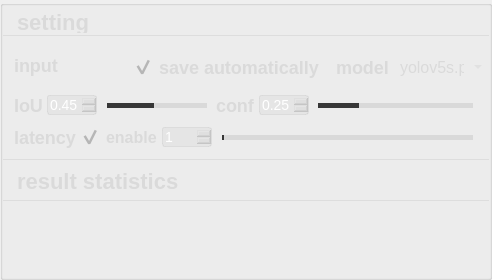
          <widget class="QGroupBox" name="groupBox_8">
           <property name="minimumSize">
            <size>
             <width>48</width>
             <height>0</height>
            </size>
           </property>
           <property name="maximumSize">
            <size>
             <width>16777215</width>
             <height>280</height>
            </size>
           </property>
           <property name="styleSheet">
            <string notr="true">#groupBox_8{
background-color: rgba(75, 75, 75, 20);
border: 0px solid #42adff;
border-radius:0px;}
</string>
           </property>
           <property name="title">
            <string/>
           </property>
           <layout class="QVBoxLayout" name="verticalLayout_8" stretch="0,0,0,0,0,0,0">
            <property name="spacing">
             <number>11</number>
            </property>
            <property name="leftMargin">
             <number>0</number>
            </property>
            <property name="topMargin">
             <number>0</number>
            </property>
            <property name="rightMargin">
             <number>0</number>
            </property>
            <property name="bottomMargin">
             <number>0</number>
            </property>
            <item>
             <widget class="QGroupBox" name="groupBox_2">
              <property name="minimumSize">
               <size>
                <width>0</width>
                <height>30</height>
               </size>
              </property>
              <property name="maximumSize">
               <size>
                <width>16777215</width>
                <height>42</height>
               </size>
              </property>
              <property name="styleSheet">
               <string notr="true">#groupBox_2{
border: 0px solid #42adff;
border-bottom: 1px solid rgba(200, 200, 200,100);
border-radius:0px;}</string>
              </property>
              <property name="title">
               <string/>
              </property>
              <layout class="QHBoxLayout" name="horizontalLayout_35">
               <property name="leftMargin">
                <number>11</number>
               </property>
               <property name="topMargin">
                <number>0</number>
               </property>
               <property name="rightMargin">
                <number>11</number>
               </property>
               <property name="bottomMargin">
                <number>0</number>
               </property>
               <item>
                <widget class="QLabel" name="label_5">
                 <property name="minimumSize">
                  <size>
                   <width>0</width>
                   <height>0</height>
                  </size>
                 </property>
                 <property name="maximumSize">
                  <size>
                   <width>16777215</width>
                   <height>40</height>
                  </size>
                 </property>
                 <property name="styleSheet">
                  <string notr="true">QLabel
{
	font-size: 22px;
	font-family: &quot;Microsoft YaHei&quot;;
	font-weight: bold;
 		border-radius:9px;
		background:rgba(66, 195, 255, 0);
color: rgb(218, 218, 218);

}
</string>
                 </property>
                 <property name="text">
                  <string>setting</string>
                 </property>
                </widget>
               </item>
               <item>
                <spacer name="horizontalSpacer_13">
                 <property name="orientation">
                  <enum>Qt::Horizontal</enum>
                 </property>
                 <property name="sizeHint" stdset="0">
                  <size>
                   <width>37</width>
                   <height>39</height>
                  </size>
                 </property>
                </spacer>
               </item>
              </layout>
             </widget>
            </item>
            <item>
             <layout class="QHBoxLayout" name="horizontalLayout_2">
              <property name="leftMargin">
               <number>11</number>
              </property>
              <property name="rightMargin">
               <number>11</number>
              </property>
             </layout>
            </item>
            <item>
             <layout class="QHBoxLayout" name="horizontalLayout_9">
              <property name="leftMargin">
               <number>11</number>
              </property>
              <property name="rightMargin">
               <number>0</number>
              </property>
              <item>
               <widget class="QLabel" name="label_10">
                <property name="maximumSize">
                 <size>
                  <width>80</width>
                  <height>16777215</height>
                 </size>
                </property>
                <property name="styleSheet">
                 <string notr="true">QLabel
{
	font-size: 18px;
	font-family: &quot;Microsoft YaHei&quot;;
	font-weight: bold;
 		border-radius:9px;
		background:rgba(66, 195, 255, 0);
color: rgb(218, 218, 218);
}
</string>
                </property>
                <property name="text">
                 <string>input</string>
                </property>
               </widget>
              </item>
              <item>
               <layout class="QHBoxLayout" name="horizontalLayout_11">
                <item>
                 <widget class="QGroupBox" name="groupBox_5">
                  <property name="styleSheet">
                   <string notr="true">#groupBox_5{
background-color: rgba(48,148,243,0);
border: 0px solid #42adff;
border-left: 0px solid #d9d9d9;
border-right: 0px solid rgba(29, 83, 185, 255);
border-radius:0px;}</string>
                  </property>
                  <property name="title">
                   <string/>
                  </property>
                  <layout class="QHBoxLayout" name="horizontalLayout_8">
                   <property name="leftMargin">
                    <number>0</number>
                   </property>
                   <property name="topMargin">
                    <number>0</number>
                   </property>
                   <property name="rightMargin">
                    <number>0</number>
                   </property>
                   <property name="bottomMargin">
                    <number>0</number>
                   </property>
                   <item>
                    <widget class="QPushButton" name="fileButton">
                     <property name="minimumSize">
                      <size>
                       <width>55</width>
                       <height>28</height>
                      </size>
                     </property>
                     <property name="maximumSize">
                      <size>
                       <width>16777215</width>
                       <height>28</height>
                      </size>
                     </property>
                     <property name="toolTip">
                      <string>file</string>
                     </property>
                     <property name="styleSheet">
                      <string notr="true">QPushButton{font-family: &quot;Microsoft YaHei&quot;;
font-size: 14px;
font-weight: bold;
color:white;
text-align: center center;
padding-left: 5px;
padding-right: 5px;
padding-top: 4px;
padding-bottom: 4px;
border-style: solid;
border-width: 0px;
border-color: rgba(255, 255, 255, 255);
border-radius: 3px;
background-color: rgba(200, 200, 200,0);}

QPushButton:focus{outline: none;}

QPushButton::pressed{font-family: &quot;Microsoft YaHei&quot;;
                     font-size: 14px;
                     font-weight: bold;
                     color:rgb(200,200,200);
                     text-align: center center;
                     padding-left: 5px;
                     padding-right: 5px;
                     padding-top: 4px;
                     padding-bottom: 4px;
                     border-style: solid;
                     border-width: 0px;
                     border-color: rgba(255, 255, 255, 255);
                     border-radius: 3px;
                     background-color:  #bf513b;}

QPushButton::disabled{font-family: &quot;Microsoft YaHei&quot;;
                     font-size: 14px;
                     font-weight: bold;
                     color:rgb(200,200,200);
                     text-align: center center;
                     padding-left: 5px;
                     padding-right: 5px;
                     padding-top: 4px;
                     padding-bottom: 4px;
                     border-style: solid;
                     border-width: 0px;
                     border-color: rgba(255, 255, 255, 255);
                     border-radius: 3px;
                     background-color:  #bf513b;}
QPushButton::hover {
border-style: solid;
border-width: 0px;
border-radius: 0px;
background-color: rgba(48,148,243,80);}</string>
                     </property>
                     <property name="text">
                      <string/>
                     </property>
                     <property name="icon">
                      <iconset resource="../apprcc.qrc">
                       <normaloff>:/img/icon/打开.png</normaloff>:/img/icon/打开.png</iconset>
                     </property>
                    </widget>
                   </item>
                   <item>
                    <widget class="QCheckBox" name="saveCheckBox">
                     <property name="styleSheet">
                      <string notr="true">
QCheckBox
{font-size: 18px;
	font-family: &quot;Microsoft YaHei&quot;;
	font-weight: bold;
 		border-radius:9px;
		background:rgba(66, 195, 255, 0);
color: rgb(218, 218, 218);;}

QCheckBox::indicator {
	width: 20px;
	height: 20px;
}
QCheckBox::indicator:unchecked {
    image: url(:/img/icon/button-off.png);
}

QCheckBox::indicator:checked {
    
    image: url(:/img/icon/button-on.png);
}
</string>
                     </property>
                     <property name="text">
                      <string>save automatically</string>
                     </property>
                     <property name="checked">
                      <bool>true</bool>
                     </property>
                    </widget>
                   </item>
                   <item>
                    <widget class="QLabel" name="label_3">
                     <property name="minimumSize">
                      <size>
                       <width>0</width>
                       <height>28</height>
                      </size>
                     </property>
                     <property name="maximumSize">
                      <size>
                       <width>80</width>
                       <height>16777215</height>
                      </size>
                     </property>
                     <property name="layoutDirection">
                      <enum>Qt::LeftToRight</enum>
                     </property>
                     <property name="styleSheet">
                      <string notr="true">QLabel
{
	font-size: 18px;
	font-family: &quot;Microsoft YaHei&quot;;
	font-weight: bold;
 		border-radius:9px;
		background:rgba(66, 195, 255, 0);
color: rgb(218, 218, 218);
}
</string>
                     </property>
                     <property name="text">
                      <string>model</string>
                     </property>
                     <property name="margin">
                      <number>5</number>
                     </property>
                     <property name="indent">
                      <number>10</number>
                     </property>
                    </widget>
                   </item>
                   <item>
                    <widget class="QComboBox" name="comboBox">
                     <property name="minimumSize">
                      <size>
                       <width>0</width>
                       <height>28</height>
                      </size>
                     </property>
                     <property name="styleSheet">
                      <string notr="true">QComboBox QAbstractItemView {
font-family: &quot;Microsoft YaHei&quot;;
font-size: 16px;
background:rgba(200, 200, 200,150);
selection-background-color: rgba(200, 200, 200,50);
color: rgb(218, 218, 218);
outline:none;
border:none;}
QComboBox{
font-family: &quot;Microsoft YaHei&quot;;
font-size: 16px;
color: rgb(218, 218, 218);
border-width:0px;
border-color:white;
border-style:solid;
background-color: rgba(200, 200, 200,0);}

QComboBox::drop-down {
margin-top:8;
height:20;
background:rgba(255,255,255,0);
border-image: url(:/img/icon/下拉_白色.png);
}
</string>
                     </property>
                     <item>
                      <property name="text">
                       <string notr="true">yolov5s.pt</string>
                      </property>
                     </item>
                    </widget>
                   </item>
                  </layout>
                 </widget>
                </item>
               </layout>
              </item>
             </layout>
            </item>
            <item>
             <layout class="QHBoxLayout" name="horizontalLayout_7">
              <property name="spacing">
               <number>4</number>
              </property>
              <property name="leftMargin">
               <number>11</number>
              </property>
              <property name="rightMargin">
               <number>11</number>
              </property>
              <item>
               <widget class="QLabel" name="label_2">
                <property name="styleSheet">
                 <string notr="true">QLabel
{
	font-size: 18px;
	font-family: &quot;Microsoft YaHei&quot;;
	font-weight: bold;
 		border-radius:9px;
		background:rgba(66, 195, 255, 0);
color: rgb(218, 218, 218);
}
</string>
                </property>
                <property name="text">
                 <string>IoU</string>
                </property>
               </widget>
              </item>
              <item>
               <layout class="QHBoxLayout" name="horizontalLayout_4">
                <property name="spacing">
                 <number>5</number>
                </property>
                <item>
                 <widget class="QDoubleSpinBox" name="iouSpinBox">
                  <property name="minimumSize">
                   <size>
                    <width>50</width>
                    <height>0</height>
                   </size>
                  </property>
                  <property name="maximumSize">
                   <size>
                    <width>50</width>
                    <height>16777215</height>
                   </size>
                  </property>
                  <property name="styleSheet">
                   <string notr="true">QDoubleSpinBox{
background:rgba(200, 200, 200,50);
color:white;
font-size: 14px;
font-family: &quot;Microsoft YaHei UI&quot;;
border-style: solid;
border-width: 1px;
border-color: rgba(200, 200, 200,100);
border-radius: 3px;}

QDoubleSpinBox::down-button{
background:rgba(200, 200, 200,0);
border-image: url(:/img/icon/箭头_列表展开.png);}
QDoubleSpinBox::down-button::hover{
background:rgba(200, 200, 200,100);
border-image: url(:/img/icon/箭头_列表展开.png);}

QDoubleSpinBox::up-button{
background:rgba(200, 200, 200,0);
border-image: url(:/img/icon/箭头_列表收起.png);}
QDoubleSpinBox::up-button::hover{
background:rgba(200, 200, 200,100);
border-image: url(:/img/icon/箭头_列表收起.png);}
</string>
                  </property>
                  <property name="maximum">
                   <double>1.000000000000000</double>
                  </property>
                  <property name="singleStep">
                   <double>0.010000000000000</double>
                  </property>
                  <property name="value">
                   <double>0.450000000000000</double>
                  </property>
                 </widget>
                </item>
                <item>
                 <widget class="QSlider" name="iouSlider">
                  <property name="styleSheet">
                   <string notr="true">QSlider{
border-color: #bcbcbc;
color:#d9d9d9;
}
QSlider::groove:horizontal {                                
     border: 1px solid #999999;                             
     height: 3px;                                           
    margin: 0px 0;                                         
     left: 5px; right: 5px; 
 }
QSlider::handle:horizontal {                               
     border: 0px ; 
     border-image: url(:/img/icon/圆.png);
	 width:15px;
     margin: -7px -7px -7px -7px;                  
} 
QSlider::add-page:horizontal{
background: qlineargradient(spread:pad, x1:0, y1:1, x2:0, y2:0, stop:0 #d9d9d9, stop:0.25 #d9d9d9, stop:0.5 #d9d9d9, stop:1 #d9d9d9); 

}
QSlider::sub-page:horizontal{                               
 background: qlineargradient(spread:pad, x1:0, y1:1, x2:0, y2:0, stop:0 #373737, stop:0.25 #373737, stop:0.5 #373737, stop:1 #373737);                     
}</string>
                  </property>
                  <property name="maximum">
                   <number>100</number>
                  </property>
                  <property name="value">
                   <number>45</number>
                  </property>
                  <property name="orientation">
                   <enum>Qt::Horizontal</enum>
                  </property>
                 </widget>
                </item>
               </layout>
              </item>
              <item>
               <widget class="QLabel" name="label">
                <property name="styleSheet">
                 <string notr="true">QLabel
{
	font-size: 18px;
	font-family: &quot;Microsoft YaHei&quot;;
	font-weight: bold;
 		border-radius:9px;
		background:rgba(66, 195, 255, 0);
color: rgb(218, 218, 218);
}
</string>
                </property>
                <property name="text">
                 <string>conf</string>
                </property>
               </widget>
              </item>
              <item>
               <widget class="QDoubleSpinBox" name="confSpinBox">
                <property name="minimumSize">
                 <size>
                  <width>50</width>
                  <height>0</height>
                 </size>
                </property>
                <property name="maximumSize">
                 <size>
                  <width>50</width>
                  <height>16777215</height>
                 </size>
                </property>
                <property name="focusPolicy">
                 <enum>Qt::ClickFocus</enum>
                </property>
                <property name="styleSheet">
                 <string notr="true">QDoubleSpinBox{
background:rgba(200, 200, 200,50);
color:white;
font-size: 14px;
font-family: &quot;Microsoft YaHei UI&quot;;
border-style: solid;
border-width: 1px;
border-color: rgba(200, 200, 200,100);
border-radius: 3px;}

QDoubleSpinBox::down-button{
background:rgba(200, 200, 200,0);
border-image: url(:/img/icon/箭头_列表展开.png);}
QDoubleSpinBox::down-button::hover{
background:rgba(200, 200, 200,100);
border-image: url(:/img/icon/箭头_列表展开.png);}

QDoubleSpinBox::up-button{
background:rgba(200, 200, 200,0);
border-image: url(:/img/icon/箭头_列表收起.png);}
QDoubleSpinBox::up-button::hover{
background:rgba(200, 200, 200,100);
border-image: url(:/img/icon/箭头_列表收起.png);}
</string>
                </property>
                <property name="maximum">
                 <double>1.000000000000000</double>
                </property>
                <property name="singleStep">
                 <double>0.010000000000000</double>
                </property>
                <property name="value">
                 <double>0.250000000000000</double>
                </property>
               </widget>
              </item>
              <item>
               <widget class="QSlider" name="confSlider">
                <property name="styleSheet">
                 <string notr="true">QSlider{
border-color: #bcbcbc;
color:#d9d9d9;
}
QSlider::groove:horizontal {                                
     border: 1px solid #999999;                             
     height: 3px;                                           
    margin: 0px 0;                                         
     left: 5px; right: 5px; 
 }
QSlider::handle:horizontal {                               
     border: 0px ; 
     border-image: url(:/img/icon/圆.png);
	 width:15px;
     margin: -7px -7px -7px -7px;                  
} 
QSlider::add-page:horizontal{
background: qlineargradient(spread:pad, x1:0, y1:1, x2:0, y2:0, stop:0 #d9d9d9, stop:0.25 #d9d9d9, stop:0.5 #d9d9d9, stop:1 #d9d9d9); 

}
QSlider::sub-page:horizontal{                               
 background: qlineargradient(spread:pad, x1:0, y1:1, x2:0, y2:0, stop:0 #373737, stop:0.25 #373737, stop:0.5 #373737, stop:1 #373737);                     
}</string>
                </property>
                <property name="maximum">
                 <number>100</number>
                </property>
                <property name="value">
                 <number>25</number>
                </property>
                <property name="orientation">
                 <enum>Qt::Horizontal</enum>
                </property>
                <property name="tickPosition">
                 <enum>QSlider::NoTicks</enum>
                </property>
               </widget>
              </item>
             </layout>
            </item>
            <item>
             <layout class="QHBoxLayout" name="horizontalLayout_15">
              <property name="spacing">
               <number>4</number>
              </property>
              <property name="leftMargin">
               <number>11</number>
              </property>
              <property name="rightMargin">
               <number>11</number>
              </property>
              <item>
               <layout class="QHBoxLayout" name="horizontalLayout_3">
                <property name="spacing">
                 <number>5</number>
                </property>
               </layout>
              </item>
             </layout>
            </item>
            <item>
             <layout class="QHBoxLayout" name="horizontalLayout_16">
              <property name="spacing">
               <number>4</number>
              </property>
              <property name="leftMargin">
               <number>11</number>
              </property>
              <property name="rightMargin">
               <number>11</number>
              </property>
              <item>
               <layout class="QHBoxLayout" name="horizontalLayout_14">
                <item>
                 <widget class="QLabel" name="label_8">
                  <property name="maximumSize">
                   <size>
                    <width>80</width>
                    <height>16777215</height>
                   </size>
                  </property>
                  <property name="styleSheet">
                   <string notr="true">QLabel
{
	font-size: 18px;
	font-family: &quot;Microsoft YaHei&quot;;
	font-weight: bold;
 		border-radius:9px;
		background:rgba(66, 195, 255, 0);
color: rgb(218, 218, 218);
}
</string>
                  </property>
                  <property name="text">
                   <string>latency</string>
                  </property>
                 </widget>
                </item>
                <item>
                 <widget class="QCheckBox" name="checkBox">
                  <property name="styleSheet">
                   <string notr="true">
QCheckBox
{font-size: 16px;
	font-family: &quot;Microsoft YaHei&quot;;
	font-weight: bold;
 		border-radius:9px;
		background:rgba(66, 195, 255, 0);
color: rgb(218, 218, 218);;}

QCheckBox::indicator {
	width: 20px;
	height: 20px;
}
QCheckBox::indicator:unchecked {
    image: url(:/img/icon/button-off.png);
}

QCheckBox::indicator:checked {
    
    image: url(:/img/icon/button-on.png);
}
</string>
                  </property>
                  <property name="text">
                   <string>enable</string>
                  </property>
                  <property name="checked">
                   <bool>true</bool>
                  </property>
                 </widget>
                </item>
               </layout>
              </item>
              <item>
               <layout class="QHBoxLayout" name="horizontalLayout_13">
                <property name="spacing">
                 <number>5</number>
                </property>
                <item>
                 <widget class="QSpinBox" name="rateSpinBox">
                  <property name="minimumSize">
                   <size>
                    <width>50</width>
                    <height>0</height>
                   </size>
                  </property>
                  <property name="maximumSize">
                   <size>
                    <width>50</width>
                    <height>16777215</height>
                   </size>
                  </property>
                  <property name="focusPolicy">
                   <enum>Qt::ClickFocus</enum>
                  </property>
                  <property name="styleSheet">
                   <string notr="true">QSpinBox{
background:rgba(200, 200, 200,50);
color:white;
font-size: 14px;
font-family: &quot;Microsoft YaHei UI&quot;;
border-style: solid;
border-width: 1px;
border-color: rgba(200, 200, 200,100);
border-radius: 3px;}

QSpinBox::down-button{
background:rgba(200, 200, 200,0);
border-image: url(:/img/icon/箭头_列表展开.png);}
QDoubleSpinBox::down-button::hover{
background:rgba(200, 200, 200,100);
border-image: url(:/img/icon/箭头_列表展开.png);}

QSpinBox::up-button{
background:rgba(200, 200, 200,0);
border-image: url(:/img/icon/箭头_列表收起.png);}
QSpinBox::up-button::hover{
background:rgba(200, 200, 200,100);
border-image: url(:/img/icon/箭头_列表收起.png);}
</string>
                  </property>
                  <property name="minimum">
                   <number>1</number>
                  </property>
                  <property name="maximum">
                   <number>20</number>
                  </property>
                  <property name="singleStep">
                   <number>1</number>
                  </property>
                  <property name="value">
                   <number>1</number>
                  </property>
                 </widget>
                </item>
                <item>
                 <widget class="QSlider" name="rateSlider">
                  <property name="styleSheet">
                   <string notr="true">QSlider{
border-color: #bcbcbc;
color:#d9d9d9;
}
QSlider::groove:horizontal {                                
     border: 1px solid #999999;                             
     height: 3px;                                           
    margin: 0px 0;                                         
     left: 5px; right: 5px; 
 }
QSlider::handle:horizontal {                               
     border: 0px ; 
     border-image: url(:/img/icon/圆.png);
	 width:15px;
     margin: -7px -7px -7px -7px;                  
} 
QSlider::add-page:horizontal{
background: qlineargradient(spread:pad, x1:0, y1:1, x2:0, y2:0, stop:0 #d9d9d9, stop:0.25 #d9d9d9, stop:0.5 #d9d9d9, stop:1 #d9d9d9); 

}
QSlider::sub-page:horizontal{                               
 background: qlineargradient(spread:pad, x1:0, y1:1, x2:0, y2:0, stop:0 #373737, stop:0.25 #373737, stop:0.5 #373737, stop:1 #373737);                     
}</string>
                  </property>
                  <property name="minimum">
                   <number>1</number>
                  </property>
                  <property name="maximum">
                   <number>20</number>
                  </property>
                  <property name="singleStep">
                   <number>1</number>
                  </property>
                  <property name="pageStep">
                   <number>1</number>
                  </property>
                  <property name="value">
                   <number>1</number>
                  </property>
                  <property name="orientation">
                   <enum>Qt::Horizontal</enum>
                  </property>
                  <property name="tickPosition">
                   <enum>QSlider::NoTicks</enum>
                  </property>
                 </widget>
                </item>
               </layout>
              </item>
             </layout>
            </item>
            <item>
             <layout class="QVBoxLayout" name="verticalLayout_7" stretch="0,1">
              <property name="topMargin">
               <number>0</number>
              </property>
              <property name="bottomMargin">
               <number>0</number>
              </property>
              <item>
               <widget class="QGroupBox" name="groupBox_9">
                <property name="minimumSize">
                 <size>
                  <width>0</width>
                  <height>42</height>
                 </size>
                </property>
                <property name="maximumSize">
                 <size>
                  <width>16777215</width>
                  <height>42</height>
                 </size>
                </property>
                <property name="styleSheet">
                 <string notr="true">#groupBox_9{
border: 0px solid #42adff;
border-top: 1px solid rgba(200, 200, 200,100);
border-bottom: 1px solid rgba(200, 200, 200,100);
border-radius:0px;}</string>
                </property>
                <property name="title">
                 <string/>
                </property>
                <layout class="QHBoxLayout" name="horizontalLayout_38">
                 <property name="leftMargin">
                  <number>11</number>
                 </property>
                 <property name="topMargin">
                  <number>0</number>
                 </property>
                 <property name="rightMargin">
                  <number>11</number>
                 </property>
                 <property name="bottomMargin">
                  <number>0</number>
                 </property>
                 <item>
                  <widget class="QLabel" name="label_11">
                   <property name="styleSheet">
                    <string notr="true">QLabel
{
	font-size: 22px;
	font-family: &quot;Microsoft YaHei&quot;;
	font-weight: bold;
 		border-radius:9px;
		background:rgba(66, 195, 255, 0);
color: rgb(218, 218, 218);
}
</string>
                   </property>
                   <property name="text">
                    <string>result statistics</string>
                   </property>
                  </widget>
                 </item>
                 <item>
                  <spacer name="horizontalSpacer_15">
                   <property name="orientation">
                    <enum>Qt::Horizontal</enum>
                   </property>
                   <property name="sizeHint" stdset="0">
                    <size>
                     <width>37</width>
                     <height>39</height>
                    </size>
                   </property>
                  </spacer>
                 </item>
                </layout>
               </widget>
              </item>
              <item>
               <widget class="QGroupBox" name="groupBox_10">
                <property name="minimumSize">
                 <size>
                  <width>0</width>
                  <height>42</height>
                 </size>
                </property>
                <property name="maximumSize">
                 <size>
                  <width>16777215</width>
                  <height>16777215</height>
                 </size>
                </property>
                <property name="styleSheet">
                 <string notr="true">#groupBox_10{
border: 0px solid #42adff;

border-radius:0px;}</string>
                </property>
                <property name="title">
                 <string/>
                </property>
                <layout class="QHBoxLayout" name="horizontalLayout_39">
                 <property name="leftMargin">
                  <number>11</number>
                 </property>
                 <property name="topMargin">
                  <number>0</number>
                 </property>
                 <property name="rightMargin">
                  <number>11</number>
                 </property>
                 <property name="bottomMargin">
                  <number>0</number>
                 </property>
                 <item>
                  <widget class="QListWidget" name="resultWidget">
                   <property name="styleSheet">
                    <string notr="true">QListWidget{
background-color: rgba(12, 28, 77, 0);

border-radius:0px;
font-family: &quot;Microsoft YaHei&quot;;
font-size: 16px;
color: rgb(218, 218, 218);
}
</string>
                   </property>
                  </widget>
                 </item>
                </layout>
               </widget>
              </item>
             </layout>
            </item>
           </layout>
          </widget>
